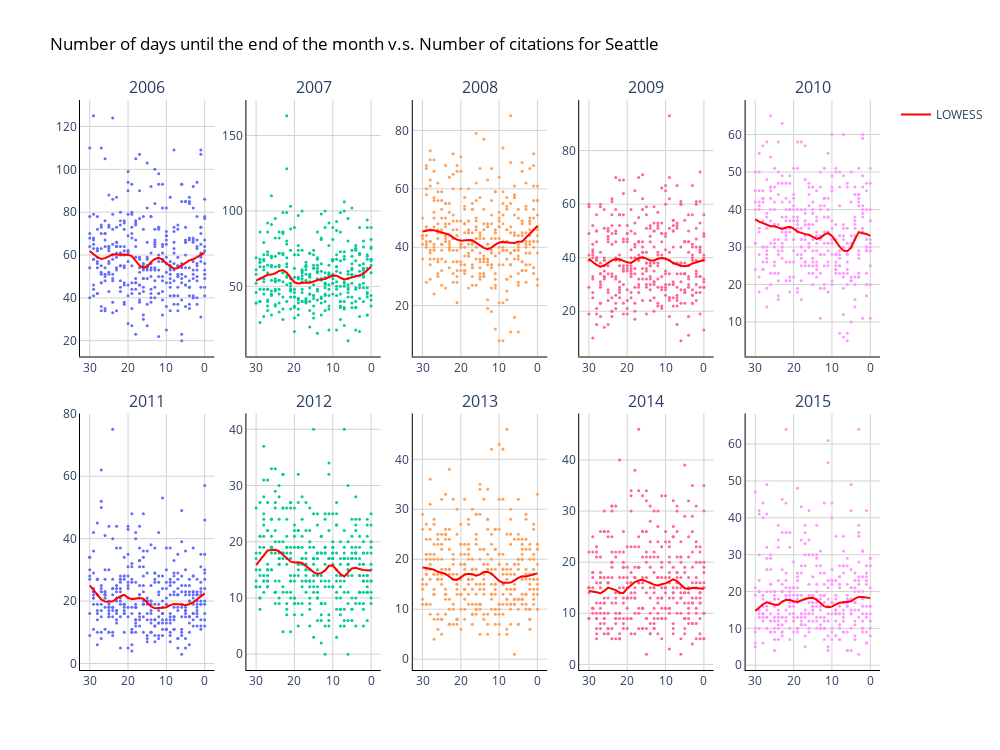

Notebook cell for this chart:
### Code cell
year = [[2006, 2007, 2008, 2009, 2010], [2011, 2012, 2013, 2014, 2015]]

fig = make_subplots(
            rows=2, cols=5,
            subplot_titles=("2006", "2007", "2008", "2009", "2010", "2011", "2012", "2013", "2014", "2015"),
            vertical_spacing = 0.1)

row = 1
for y_row in year:
    col = 1
    for y_col in y_row:

        dat = data[(data['city'] == 'seattle') & (data['year'] == y_col)]

        # x values for LOWESS
        x=dat['days_end_month'].values 
        # y values for both
        y=dat['citation_issued'].values

        lowess_reg = lowess(y, x, frac=0.2)

        fig.add_trace(go.Scatter(x=x, y=y,showlegend=False,mode = 'markers', name=y_col),
                    row=row, col=col)
        if col == 1 and row == 1:
            fig.add_trace(go.Scatter(x=lowess_reg[:,0], y=lowess_reg[:,1], name='LOWESS', line=dict(color='red')),
                       row=row, col=col)
        else:
            fig.add_trace(go.Scatter(x=lowess_reg[:,0], y=lowess_reg[:,1], name='LOWESS', line=dict(color='red'),showlegend=False,),
                       row=row, col=col)

        col += 1
    row += 1

# Set figure title
fig.update_layout(height=750, 
                  width=1000,
                  title=dict(text="Number of days until the end of the month v.s. Number of citations for Seattle", 
                             font=dict(color='black')),                
    )
fig.update_xaxes(autorange="reversed")

fig.update_layout(dict(plot_bgcolor = 'white'))

# Update axes lines
fig.update_xaxes(showgrid=True, gridwidth=1, gridcolor='lightgrey', 
                 zeroline=True, zerolinewidth=1, zerolinecolor='lightgrey', 
                 showline=True, linewidth=1, linecolor='black')

fig.update_yaxes(showgrid=True, gridwidth=1, gridcolor='lightgrey', 
                 zeroline=True, zerolinewidth=1, zerolinecolor='lightgrey', 
                 showline=True, linewidth=1, linecolor='black')


# Update marker size
fig.update_traces(marker=dict(size=3))

fig.show()

### Figure 1 — Plotly figure (JSON) as saved in the notebook; plotly's stock layout.template omitted (floating-point values rounded to 4 significant figures; data arrays with more than 128 entries replaced by an {"elided": "..."} marker saying what was removed)
{"data": [{"marker": {"size": 3}, "mode": "markers", "name": "2006", "showlegend": false, "type": "scatter", "x": {"elided": "365 int values"}, "xaxis": "x", "y": {"elided": "365 int values"}, "yaxis": "y"}, {"line": {"color": "red"}, "marker": {"size": 3}, "name": "LOWESS", "type": "scatter", "x": {"elided": "365 int values"}, "xaxis": "x", "y": {"elided": "365 float values"}, "yaxis": "y"}, {"marker": {"size": 3}, "mode": "markers", "name": "2007", "showlegend": false, "type": "scatter", "x": {"elided": "362 int values"}, "xaxis": "x2", "y": {"elided": "362 int values"}, "yaxis": "y2"}, {"line": {"color": "red"}, "marker": {"size": 3}, "name": "LOWESS", "showlegend": false, "type": "scatter", "x": {"elided": "362 int values"}, "xaxis": "x2", "y": {"elided": "362 float values"}, "yaxis": "y2"}, {"marker": {"size": 3}, "mode": "markers", "name": "2008", "showlegend": false, "type": "scatter", "x": {"elided": "366 int values"}, "xaxis": "x3", "y": {"elided": "366 int values"}, "yaxis": "y3"}, {"line": {"color": "red"}, "marker": {"size": 3}, "name": "LOWESS", "showlegend": false, "type": "scatter", "x": {"elided": "366 int values"}, "xaxis": "x3", "y": {"elided": "366 float values"}, "yaxis": "y3"}, {"marker": {"size": 3}, "mode": "markers", "name": "2009", "showlegend": false, "type": "scatter", "x": {"elided": "365 int values"}, "xaxis": "x4", "y": {"elided": "365 int values"}, "yaxis": "y4"}, {"line": {"color": "red"}, "marker": {"size": 3}, "name": "LOWESS", "showlegend": false, "type": "scatter", "x": {"elided": "365 int values"}, "xaxis": "x4", "y": {"elided": "365 float values"}, "yaxis": "y4"}, {"marker": {"size": 3}, "mode": "markers", "name": "2010", "showlegend": false, "type": "scatter", "x": {"elided": "365 int values"}, "xaxis": "x5", "y": {"elided": "365 int values"}, "yaxis": "y5"}, {"line": {"color": "red"}, "marker": {"size": 3}, "name": "LOWESS", "showlegend": false, "type": "scatter", "x": {"elided": "365 int values"}, "xaxis": "x5", "y": {"elided": "365 float values"}, "yaxis": "y5"}, {"marker": {"size": 3}, "mode": "markers", "name": "2011", "showlegend": false, "type": "scatter", "x": {"elided": "365 int values"}, "xaxis": "x6", "y": {"elided": "365 int values"}, "yaxis": "y6"}, {"line": {"color": "red"}, "marker": {"size": 3}, "name": "LOWESS", "showlegend": false, "type": "scatter", "x": {"elided": "365 int values"}, "xaxis": "x6", "y": {"elided": "365 float values"}, "yaxis": "y6"}, {"marker": {"size": 3}, "mode": "markers", "name": "2012", "showlegend": false, "type": "scatter", "x": {"elided": "366 int values"}, "xaxis": "x7", "y": {"elided": "366 int values"}, "yaxis": "y7"}, {"line": {"color": "red"}, "marker": {"size": 3}, "name": "LOWESS", "showlegend": false, "type": "scatter", "x": {"elided": "366 int values"}, "xaxis": "x7", "y": {"elided": "366 float values"}, "yaxis": "y7"}, {"marker": {"size": 3}, "mode": "markers", "name": "2013", "showlegend": false, "type": "scatter", "x": {"elided": "365 int values"}, "xaxis": "x8", "y": {"elided": "365 int values"}, "yaxis": "y8"}, {"line": {"color": "red"}, "marker": {"size": 3}, "name": "LOWESS", "showlegend": false, "type": "scatter", "x": {"elided": "365 int values"}, "xaxis": "x8", "y": {"elided": "365 float values"}, "yaxis": "y8"}, {"marker": {"size": 3}, "mode": "markers", "name": "2014", "showlegend": false, "type": "scatter", "x": {"elided": "365 int values"}, "xaxis": "x9", "y": {"elided": "365 int values"}, "yaxis": "y9"}, {"line": {"color": "red"}, "marker": {"size": 3}, "name": "LOWESS", "showlegend": false, "type": "scatter", "x": {"elided": "365 int values"}, "xaxis": "x9", "y": {"elided": "365 float values"}, "yaxis": "y9"}, {"marker": {"size": 3}, "mode": "markers", "name": "2015", "showlegend": false, "type": "scatter", "x": {"elided": "365 int values"}, "xaxis": "x10", "y": {"elided": "365 int values"}, "yaxis": "y10"}, {"line": {"color": "red"}, "marker": {"size": 3}, "name": "LOWESS", "showlegend": false, "type": "scatter", "x": {"elided": "365 int values"}, "xaxis": "x10", "y": {"elided": "365 float values"}, "yaxis": "y10"}], "layout": {"annotations": [{"font": {"size": 16}, "showarrow": false, "text": "2006", "x": 0.084, "xanchor": "center", "xref": "paper", "y": 1, "yanchor": "bottom", "yref": "paper"}, {"font": {"size": 16}, "showarrow": false, "text": "2007", "x": 0.292, "xanchor": "center", "xref": "paper", "y": 1, "yanchor": "bottom", "yref": "paper"}, {"font": {"size": 16}, "showarrow": false, "text": "2008", "x": 0.5, "xanchor": "center", "xref": "paper", "y": 1, "yanchor": "bottom", "yref": "paper"}, {"font": {"size": 16}, "showarrow": false, "text": "2009", "x": 0.708, "xanchor": "center", "xref": "paper", "y": 1, "yanchor": "bottom", "yref": "paper"}, {"font": {"size": 16}, "showarrow": false, "text": "2010", "x": 0.916, "xanchor": "center", "xref": "paper", "y": 1, "yanchor": "bottom", "yref": "paper"}, {"font": {"size": 16}, "showarrow": false, "text": "2011", "x": 0.084, "xanchor": "center", "xref": "paper", "y": 0.45, "yanchor": "bottom", "yref": "paper"}, {"font": {"size": 16}, "showarrow": false, "text": "2012", "x": 0.292, "xanchor": "center", "xref": "paper", "y": 0.45, "yanchor": "bottom", "yref": "paper"}, {"font": {"size": 16}, "showarrow": false, "text": "2013", "x": 0.5, "xanchor": "center", "xref": "paper", "y": 0.45, "yanchor": "bottom", "yref": "paper"}, {"font": {"size": 16}, "showarrow": false, "text": "2014", "x": 0.708, "xanchor": "center", "xref": "paper", "y": 0.45, "yanchor": "bottom", "yref": "paper"}, {"font": {"size": 16}, "showarrow": false, "text": "2015", "x": 0.916, "xanchor": "center", "xref": "paper", "y": 0.45, "yanchor": "bottom", "yref": "paper"}], "height": 750, "plot_bgcolor": "white", "title": {"font": {"color": "black"}, "text": "Number of days until the end of the month v.s. Number of citations for Seattle"}, "width": 1000, "xaxis": {"anchor": "y", "autorange": "reversed", "domain": [0, 0.168], "gridcolor": "lightgrey", "gridwidth": 1, "linecolor": "black", "linewidth": 1, "showgrid": true, "showline": true, "zeroline": true, "zerolinecolor": "lightgrey", "zerolinewidth": 1}, "xaxis10": {"anchor": "y10", "autorange": "reversed", "domain": [0.832, 1], "gridcolor": "lightgrey", "gridwidth": 1, "linecolor": "black", "linewidth": 1, "showgrid": true, "showline": true, "zeroline": true, "zerolinecolor": "lightgrey", "zerolinewidth": 1}, "xaxis2": {"anchor": "y2", "autorange": "reversed", "domain": [0.208, 0.376], "gridcolor": "lightgrey", "gridwidth": 1, "linecolor": "black", "linewidth": 1, "showgrid": true, "showline": true, "zeroline": true, "zerolinecolor": "lightgrey", "zerolinewidth": 1}, "xaxis3": {"anchor": "y3", "autorange": "reversed", "domain": [0.416, 0.584], "gridcolor": "lightgrey", "gridwidth": 1, "linecolor": "black", "linewidth": 1, "showgrid": true, "showline": true, "zeroline": true, "zerolinecolor": "lightgrey", "zerolinewidth": 1}, "xaxis4": {"anchor": "y4", "autorange": "reversed", "domain": [0.624, 0.792], "gridcolor": "lightgrey", "gridwidth": 1, "linecolor": "black", "linewidth": 1, "showgrid": true, "showline": true, "zeroline": true, "zerolinecolor": "lightgrey", "zerolinewidth": 1}, "xaxis5": {"anchor": "y5", "autorange": "reversed", "domain": [0.832, 1], "gridcolor": "lightgrey", "gridwidth": 1, "linecolor": "black", "linewidth": 1, "showgrid": true, "showline": true, "zeroline": true, "zerolinecolor": "lightgrey", "zerolinewidth": 1}, "xaxis6": {"anchor": "y6", "autorange": "reversed", "domain": [0, 0.168], "gridcolor": "lightgrey", "gridwidth": 1, "linecolor": "black", "linewidth": 1, "showgrid": true, "showline": true, "zeroline": true, "zerolinecolor": "lightgrey", "zerolinewidth": 1}, "xaxis7": {"anchor": "y7", "autorange": "reversed", "domain": [0.208, 0.376], "gridcolor": "lightgrey", "gridwidth": 1, "linecolor": "black", "linewidth": 1, "showgrid": true, "showline": true, "zeroline": true, "zerolinecolor": "lightgrey", "zerolinewidth": 1}, "xaxis8": {"anchor": "y8", "autorange": "reversed", "domain": [0.416, 0.584], "gridcolor": "lightgrey", "gridwidth": 1, "linecolor": "black", "linewidth": 1, "showgrid": true, "showline": true, "zeroline": true, "zerolinecolor": "lightgrey", "zerolinewidth": 1}, "xaxis9": {"anchor": "y9", "autorange": "reversed", "domain": [0.624, 0.792], "gridcolor": "lightgrey", "gridwidth": 1, "linecolor": "black", "linewidth": 1, "showgrid": true, "showline": true, "zeroline": true, "zerolinecolor": "lightgrey", "zerolinewidth": 1}, "yaxis": {"anchor": "x", "domain": [0.55, 1], "gridcolor": "lightgrey", "gridwidth": 1, "linecolor": "black", "linewidth": 1, "showgrid": true, "showline": true, "zeroline": true, "zerolinecolor": "lightgrey", "zerolinewidth": 1}, "yaxis10": {"anchor": "x10", "domain": [0, 0.45], "gridcolor": "lightgrey", "gridwidth": 1, "linecolor": "black", "linewidth": 1, "showgrid": true, "showline": true, "zeroline": true, "zerolinecolor": "lightgrey", "zerolinewidth": 1}, "yaxis2": {"anchor": "x2", "domain": [0.55, 1], "gridcolor": "lightgrey", "gridwidth": 1, "linecolor": "black", "linewidth": 1, "showgrid": true, "showline": true, "zeroline": true, "zerolinecolor": "lightgrey", "zerolinewidth": 1}, "yaxis3": {"anchor": "x3", "domain": [0.55, 1], "gridcolor": "lightgrey", "gridwidth": 1, "linecolor": "black", "linewidth": 1, "showgrid": true, "showline": true, "zeroline": true, "zerolinecolor": "lightgrey", "zerolinewidth": 1}, "yaxis4": {"anchor": "x4", "domain": [0.55, 1], "gridcolor": "lightgrey", "gridwidth": 1, "linecolor": "black", "linewidth": 1, "showgrid": true, "showline": true, "zeroline": true, "zerolinecolor": "lightgrey", "zerolinewidth": 1}, "yaxis5": {"anchor": "x5", "domain": [0.55, 1], "gridcolor": "lightgrey", "gridwidth": 1, "linecolor": "black", "linewidth": 1, "showgrid": true, "showline": true, "zeroline": true, "zerolinecolor": "lightgrey", "zerolinewidth": 1}, "yaxis6": {"anchor": "x6", "domain": [0, 0.45], "gridcolor": "lightgrey", "gridwidth": 1, "linecolor": "black", "linewidth": 1, "showgrid": true, "showline": true, "zeroline": true, "zerolinecolor": "lightgrey", "zerolinewidth": 1}, "yaxis7": {"anchor": "x7", "domain": [0, 0.45], "gridcolor": "lightgrey", "gridwidth": 1, "linecolor": "black", "linewidth": 1, "showgrid": true, "showline": true, "zeroline": true, "zerolinecolor": "lightgrey", "zerolinewidth": 1}, "yaxis8": {"anchor": "x8", "domain": [0, 0.45], "gridcolor": "lightgrey", "gridwidth": 1, "linecolor": "black", "linewidth": 1, "showgrid": true, "showline": true, "zeroline": true, "zerolinecolor": "lightgrey", "zerolinewidth": 1}, "yaxis9": {"anchor": "x9", "domain": [0, 0.45], "gridcolor": "lightgrey", "gridwidth": 1, "linecolor": "black", "linewidth": 1, "showgrid": true, "showline": true, "zeroline": true, "zerolinecolor": "lightgrey", "zerolinewidth": 1}}}
